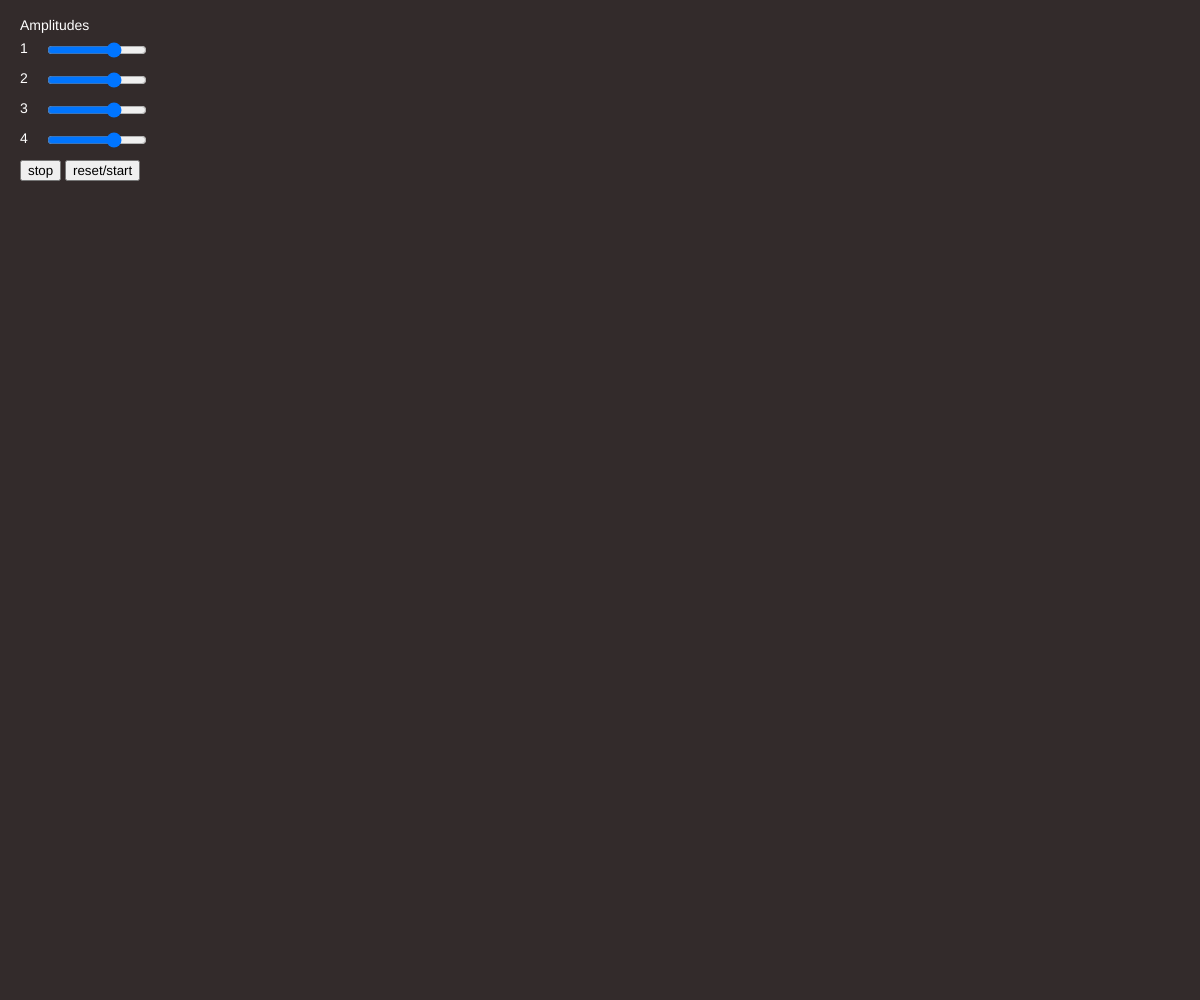
Frame 1 (no input)
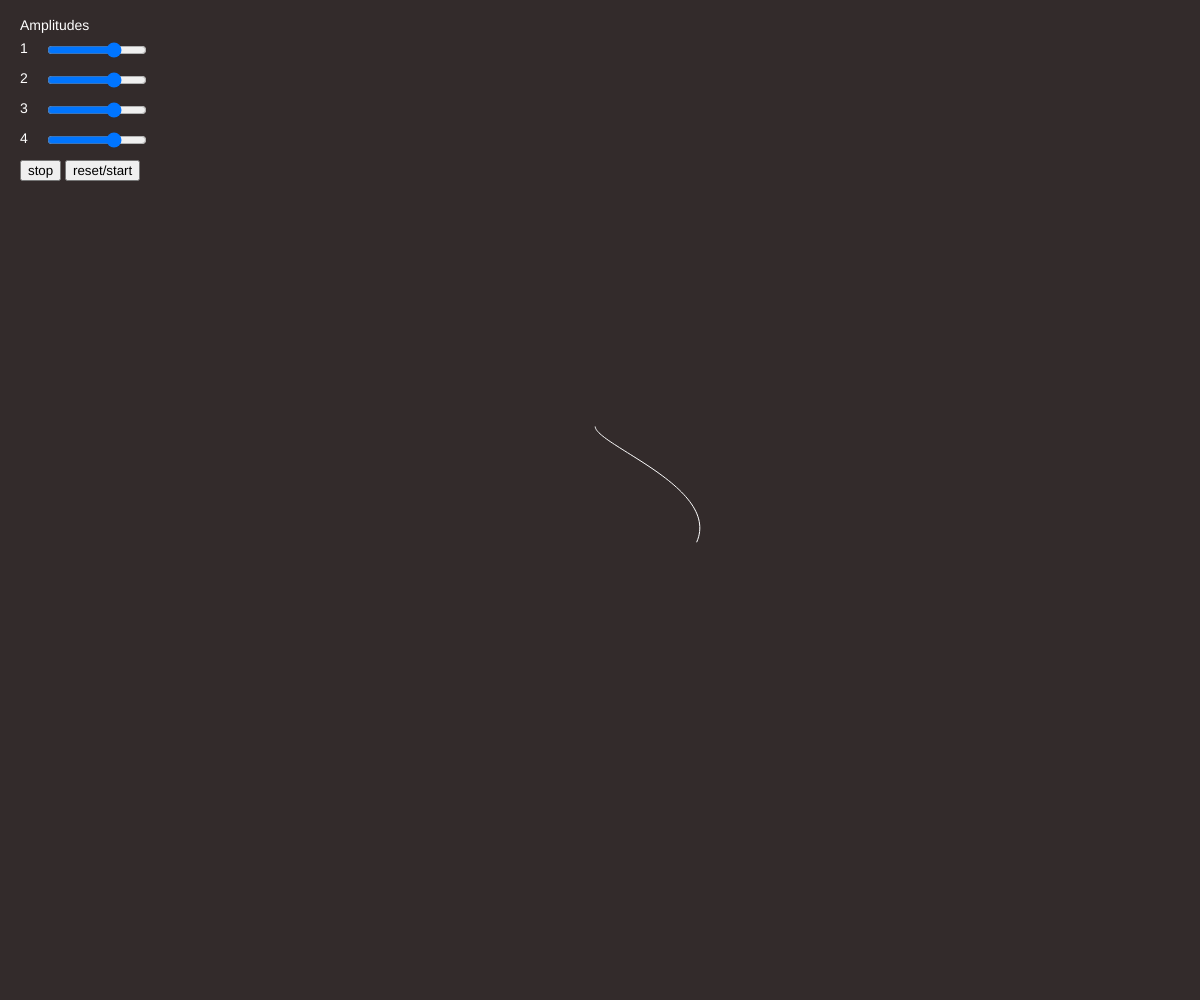
Frame 60 (no input)
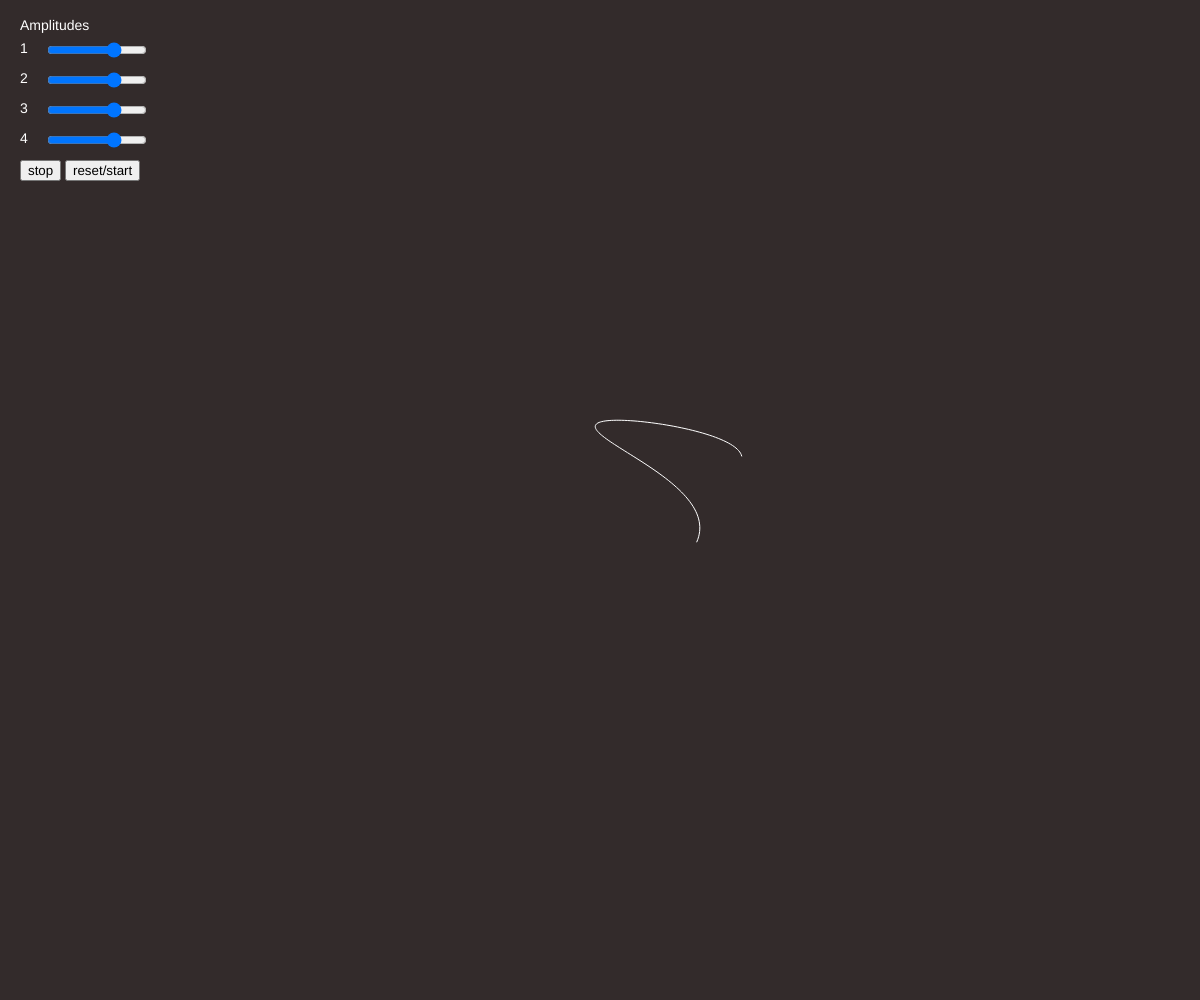
Frame 120 (the mouse pressed at the canvas centre since frame 60)

The p5.js sketch that drew these frames (run headless with seeded random() and noise() and a simulated clock; from frame 60 on, the mouse is pressed at the canvas centre):

// p5.js sketch
// ── sketch.js
var line;

// amplitude
var a1;
var a2;
var a3;
var a4;

// frequency
var f1;
var f2;
var f3;
var f4;

// phase
var p1;
var p2;
var p3;
var p4;

// damping
var d1;
var d2;
var d3;
var d4;

var timeStamp=0;
var diff=0;

function setup() { 
  createCanvas(windowWidth, windowHeight);
  stroke("#fff");
  noFill();
  strokeWeight(1);
  textSize(14);
  line = [];
  
  uiSetUp();
  
  a1 = 100;
  a2 = 100;
  a3 = 100;
  a4 = 100;
  
  f1 = 2;
  f2 = 6;
  f3 = 1.01;
  f4 = 3;
  
  p1 = PI / 16;
  p2 = 3 * PI / 6;
  p3 = 13 * PI / 16;
  p4 = PI;
  
  d1 = 0;
  d2 = 0;
  d3 = 0;
  d4 = 0;
} 

function draw() { 
  background("#332B2B"); 
  textVis();
  var t = ((millis()-diff) / 2000);
  a1 = sA1.value();
  a2 = sA2.value();
  a3 = sA3.value();
  a4 = sA4.value();
  
  translate(width/2, height/2);
    
  line.push({
    x: (a1*sin(t*f1+p1)*exp(-d1*t))+(a2*sin(t*f2+p2)*exp(-d2*t)),
    y: (a3*sin(t*f3+p3)*exp(-d3*t))+(a4*sin(t*f4+p4)*exp(-d4*t)),
  })
  
  drawVertices(line);
}

function drawVertices(vertices) {
  beginShape();
  for (var i = 0; i < vertices.length; i++) {
   	vertex(vertices[i].x, vertices[i].y); 
  }
  endShape();
}

function uiSetUp(){
  textVis();
  sliderX = 45;
  sliderY = 40;
  space = 30;
    
  sA1 = createSlider(-200, 200, 80, 5) //0.8, 10, 6, 0.2);
  sA1.position(sliderX, sliderY);
  sA1.style('width', '100px');  
  sA2 = createSlider(-200, 200, 80, 5) //0.8, 10, 6, 0.2);
  sA2.position(sliderX, sliderY +space);
  sA2.style('width', '100px');  
  sA3 = createSlider(-200, 200, 80, 5) //0.8, 10, 6, 0.2);
  sA3.position(sliderX, sliderY +space*2);
  sA3.style('width', '100px');  
  sA4 = createSlider(-200, 200, 80, 5) //0.8, 10, 6, 0.2);
  sA4.position(sliderX, sliderY+space*3);
  sA4.style('width', '100px'); 
  
  
  // startButton = createButton('start');
  // startButton.position(110, sliderY+space*4);
  // startButton.mousePressed(start);
  stopButton = createButton('stop');
  stopButton.position(20, sliderY+space*4);
  stopButton.mousePressed(stop);
  resetButton = createButton('reset/start');
  resetButton.position(65, sliderY+space*4);
  resetButton.mousePressed(reset);
  
}

function reset(){
  background("#332B2B"); 
  line=[];
  loop();
}

function stop(){
  noLoop()
  timestamp = millis();
}

function start(){
  loop()
  diff = millis()-timeStamp;
}

function textVis(){
  fill("#fff")
  noStroke();
  textX = 20; 
  textY = 53;
  space =30;
  
  text('Amplitudes', textX, 30);
  text('1', textX, textY);
  text('2', textX, textY+space);
  text('3', textX, textY+space*2);
  text('4', textX, textY+space*3);

  stroke("#fff");
  noFill();
}
// ── style.css
html, body {
  margin: 0;
  padding: 0;
}

/* .mySliders{
  width: 80px;
  background-color:#FF0000;
  
  /* Removes some defaults */
  -webkit-appearance: none;
} */
